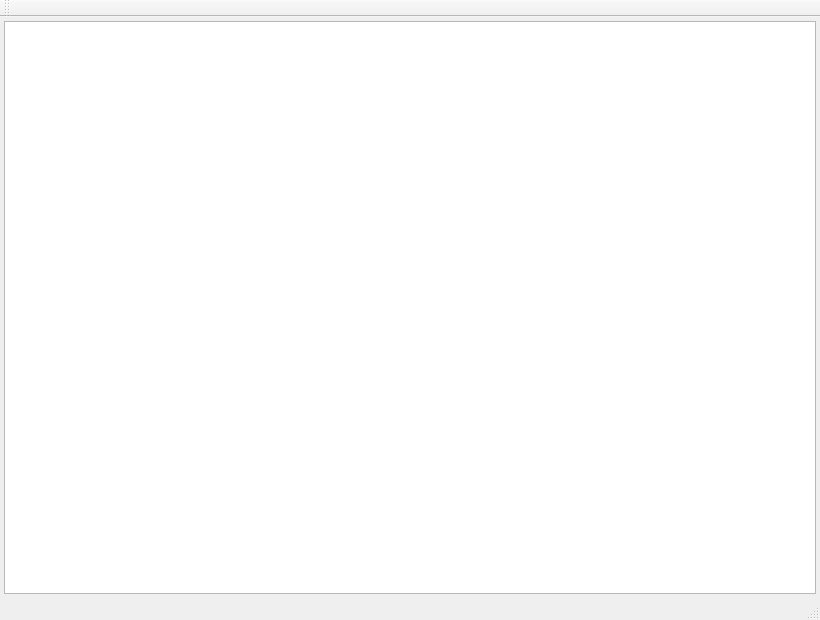
<?xml version="1.0" encoding="UTF-8"?>
<ui version="4.0">
 <class>MainWindow</class>
 <widget class="QMainWindow" name="MainWindow">
  <property name="geometry">
   <rect>
    <x>0</x>
    <y>0</y>
    <width>820</width>
    <height>620</height>
   </rect>
  </property>
  <property name="windowTitle">
   <string>简单文本编辑器</string>
  </property>
  <widget class="QWidget" name="centralWidget">
   <layout class="QVBoxLayout" name="verticalLayout">
    <property name="leftMargin">
     <number>4</number>
    </property>
    <property name="topMargin">
     <number>4</number>
    </property>
    <property name="rightMargin">
     <number>4</number>
    </property>
    <property name="bottomMargin">
     <number>4</number>
    </property>
    <item>
     <widget class="CodeEditor" name="textEdit">
      <property name="lineWrapMode">
       <enum>QPlainTextEdit::WidgetWidth</enum>
      </property>
     </widget>
    </item>
   </layout>
  </widget>
  <widget class="QMenuBar" name="menuBar">
   <property name="geometry">
    <rect>
     <x>0</x>
     <y>0</y>
     <width>820</width>
     <height>22</height>
    </rect>
   </property>
  </widget>
  <widget class="QToolBar" name="mainToolBar">
   <attribute name="toolBarArea">
    <enum>TopToolBarArea</enum>
   </attribute>
   <attribute name="toolBarBreak">
    <bool>false</bool>
   </attribute>
  </widget>
  <widget class="QStatusBar" name="statusBar"/>
 </widget>
 <customwidgets>
  <customwidget>
   <class>CodeEditor</class>
   <extends>QPlainTextEdit</extends>
   <header>codeeditor.h</header>
   <container>0</container>
  </customwidget>
 </customwidgets>
 <resources/>
 <connections/>
</ui>
